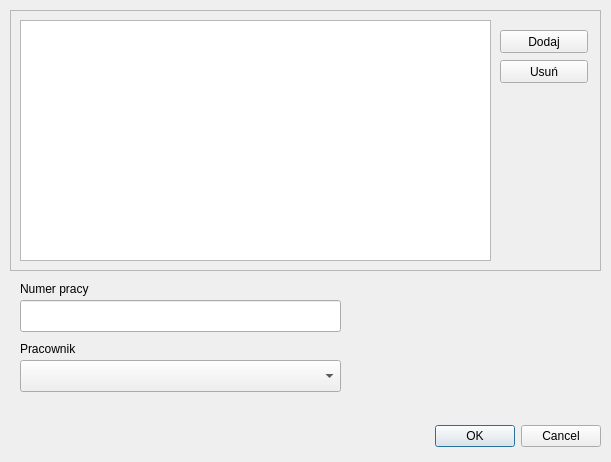
<?xml version="1.0" encoding="UTF-8"?>
<ui version="4.0">
 <class>Work</class>
 <widget class="QDialog" name="Work">
  <property name="geometry">
   <rect>
    <x>0</x>
    <y>0</y>
    <width>611</width>
    <height>462</height>
   </rect>
  </property>
  <property name="windowTitle">
   <string>Dialog</string>
  </property>
  <widget class="QComboBox" name="worker">
   <property name="geometry">
    <rect>
     <x>20</x>
     <y>360</y>
     <width>321</width>
     <height>32</height>
    </rect>
   </property>
  </widget>
  <widget class="QLineEdit" name="workID">
   <property name="enabled">
    <bool>true</bool>
   </property>
   <property name="geometry">
    <rect>
     <x>20</x>
     <y>300</y>
     <width>321</width>
     <height>32</height>
    </rect>
   </property>
   <property name="readOnly">
    <bool>true</bool>
   </property>
  </widget>
  <widget class="QLabel" name="workIDL">
   <property name="geometry">
    <rect>
     <x>20</x>
     <y>280</y>
     <width>121</width>
     <height>18</height>
    </rect>
   </property>
   <property name="text">
    <string>Numer pracy</string>
   </property>
  </widget>
  <widget class="QLabel" name="workerL">
   <property name="geometry">
    <rect>
     <x>20</x>
     <y>340</y>
     <width>81</width>
     <height>18</height>
    </rect>
   </property>
   <property name="text">
    <string>Pracownik</string>
   </property>
  </widget>
  <widget class="QDialogButtonBox" name="buttonBox">
   <property name="geometry">
    <rect>
     <x>260</x>
     <y>420</y>
     <width>341</width>
     <height>32</height>
    </rect>
   </property>
   <property name="orientation">
    <enum>Qt::Horizontal</enum>
   </property>
   <property name="standardButtons">
    <set>QDialogButtonBox::Cancel|QDialogButtonBox::Ok</set>
   </property>
  </widget>
  <widget class="QFrame" name="frame">
   <property name="geometry">
    <rect>
     <x>10</x>
     <y>10</y>
     <width>591</width>
     <height>261</height>
    </rect>
   </property>
   <property name="frameShape">
    <enum>QFrame::StyledPanel</enum>
   </property>
   <property name="frameShadow">
    <enum>QFrame::Raised</enum>
   </property>
   <widget class="QPushButton" name="deleteButton">
    <property name="geometry">
     <rect>
      <x>490</x>
      <y>50</y>
      <width>88</width>
      <height>23</height>
     </rect>
    </property>
    <property name="text">
     <string>Usuń</string>
    </property>
   </widget>
   <widget class="QTableView" name="workDetails">
    <property name="geometry">
     <rect>
      <x>10</x>
      <y>10</y>
      <width>471</width>
      <height>241</height>
     </rect>
    </property>
    <property name="selectionBehavior">
     <enum>QAbstractItemView::SelectRows</enum>
    </property>
   </widget>
   <widget class="QPushButton" name="addButton_2">
    <property name="geometry">
     <rect>
      <x>490</x>
      <y>20</y>
      <width>88</width>
      <height>23</height>
     </rect>
    </property>
    <property name="text">
     <string>Dodaj</string>
    </property>
   </widget>
  </widget>
 </widget>
 <resources/>
 <connections>
  <connection>
   <sender>buttonBox</sender>
   <signal>accepted()</signal>
   <receiver>Work</receiver>
   <slot>accept()</slot>
   <hints>
    <hint type="sourcelabel">
     <x>456</x>
     <y>432</y>
    </hint>
    <hint type="destinationlabel">
     <x>511</x>
     <y>346</y>
    </hint>
   </hints>
  </connection>
  <connection>
   <sender>buttonBox</sender>
   <signal>rejected()</signal>
   <receiver>Work</receiver>
   <slot>reject()</slot>
   <hints>
    <hint type="sourcelabel">
     <x>574</x>
     <y>434</y>
    </hint>
    <hint type="destinationlabel">
     <x>587</x>
     <y>377</y>
    </hint>
   </hints>
  </connection>
  <connection>
   <sender>deleteButton</sender>
   <signal>clicked()</signal>
   <receiver>Work</receiver>
   <slot>deleteProduct()</slot>
   <hints>
    <hint type="sourcelabel">
     <x>543</x>
     <y>71</y>
    </hint>
    <hint type="destinationlabel">
     <x>305</x>
     <y>230</y>
    </hint>
   </hints>
  </connection>
  <connection>
   <sender>addButton_2</sender>
   <signal>clicked()</signal>
   <receiver>Work</receiver>
   <slot>addProduct()</slot>
   <hints>
    <hint type="sourcelabel">
     <x>543</x>
     <y>41</y>
    </hint>
    <hint type="destinationlabel">
     <x>305</x>
     <y>230</y>
    </hint>
   </hints>
  </connection>
 </connections>
 <slots>
  <slot>addProduct()</slot>
  <slot>deleteProduct()</slot>
 </slots>
</ui>
